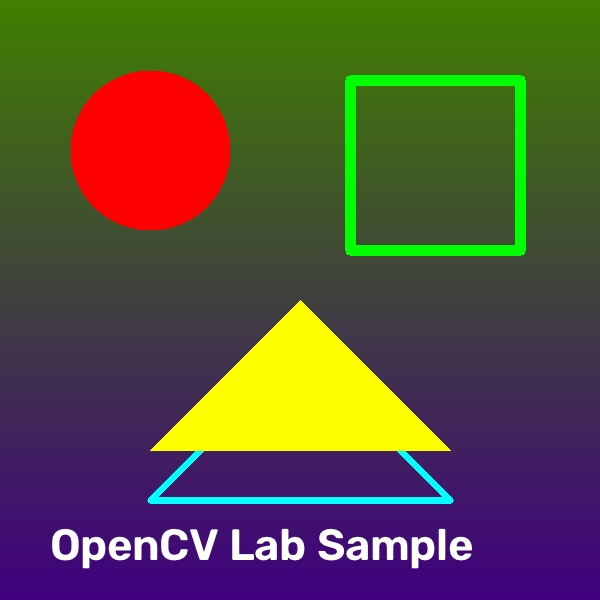
#> input picture inputs/sample.jpg, 600 x 600 px
$ python Exp_08_Perspective_Transformation.py
#> lines starting #> are read from the running program, lines starting #| are printed output that depends on the picture
"""
Experiment 08: Perform Perspective Transformation on the image
Description: Warp perspective of the image based on four point correspondences.
"""
import cv2
import numpy as np
import os
import sys

def main():
    input_path = os.path.join("inputs", "sample.jpg")
    output_path = os.path.join("outputs", "Exp_08_Perspective.jpg")

    img = cv2.imread(input_path)
#> img is the input picture: shape (600, 600, 3); mean B, G, R 59, 80.9, 87.9
    if img is None:
        print(f"Error: Could not read image from {input_path}")
        return

    (rows, cols) = img.shape[:2]
#> rows = 600; cols = 600

    # Define four source corners of the image and their destination coordinates
    pts1 = np.float32([[0, 0], [cols - 1, 0], [0, rows - 1], [cols - 1, rows - 1]])
#> pts1 = [[0, 0], [599, 0], [0, 599], [599, 599]]
    pts2 = np.float32([[100, 80], [cols - 80, 50], [50, rows - 100], [cols - 120, rows - 60]])

    # Compute perspective transformation matrix
    M = cv2.getPerspectiveTransform(pts1, pts2)

    # Apply transformation
    perspective_result = cv2.warpPerspective(img, M, (cols, rows))
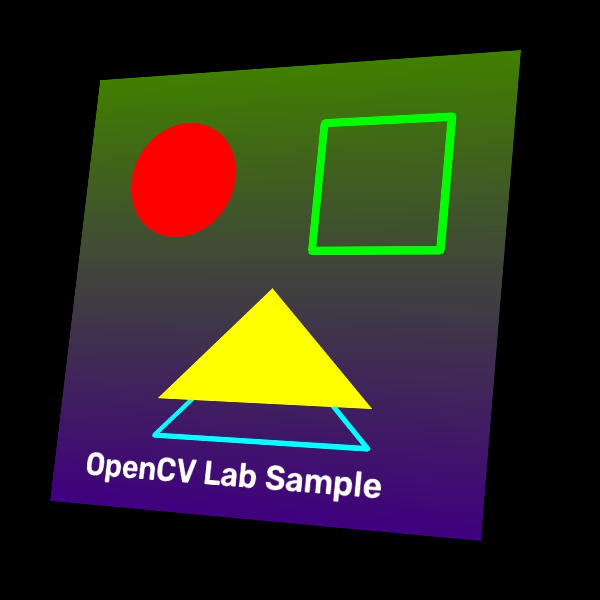
#> perspective_result: shape (600, 600, 3); mean B, G, R 32.6, 43.6, 46.7

    # Save the output
    os.makedirs("outputs", exist_ok=True)
    cv2.imwrite(output_path, perspective_result)
    print(f"Perspective warped image saved to: {output_path}")

    # Display the result
    headless = os.environ.get("CV_HEADLESS", "0") == "1" or not sys.stdin.isatty()
    if not headless:
        try:
            cv2.imshow("Original Image", img)
            cv2.imshow("Perspective Warp Result", perspective_result)
            print("Press any key in the image window to close.")
            cv2.waitKey(0)
            cv2.destroyAllWindows()
        except Exception as e:
            print(f"Display not available: {e}")
    else:
        print("Running in headless mode. Skipping display window.")

if __name__ == "__main__":
    main()
